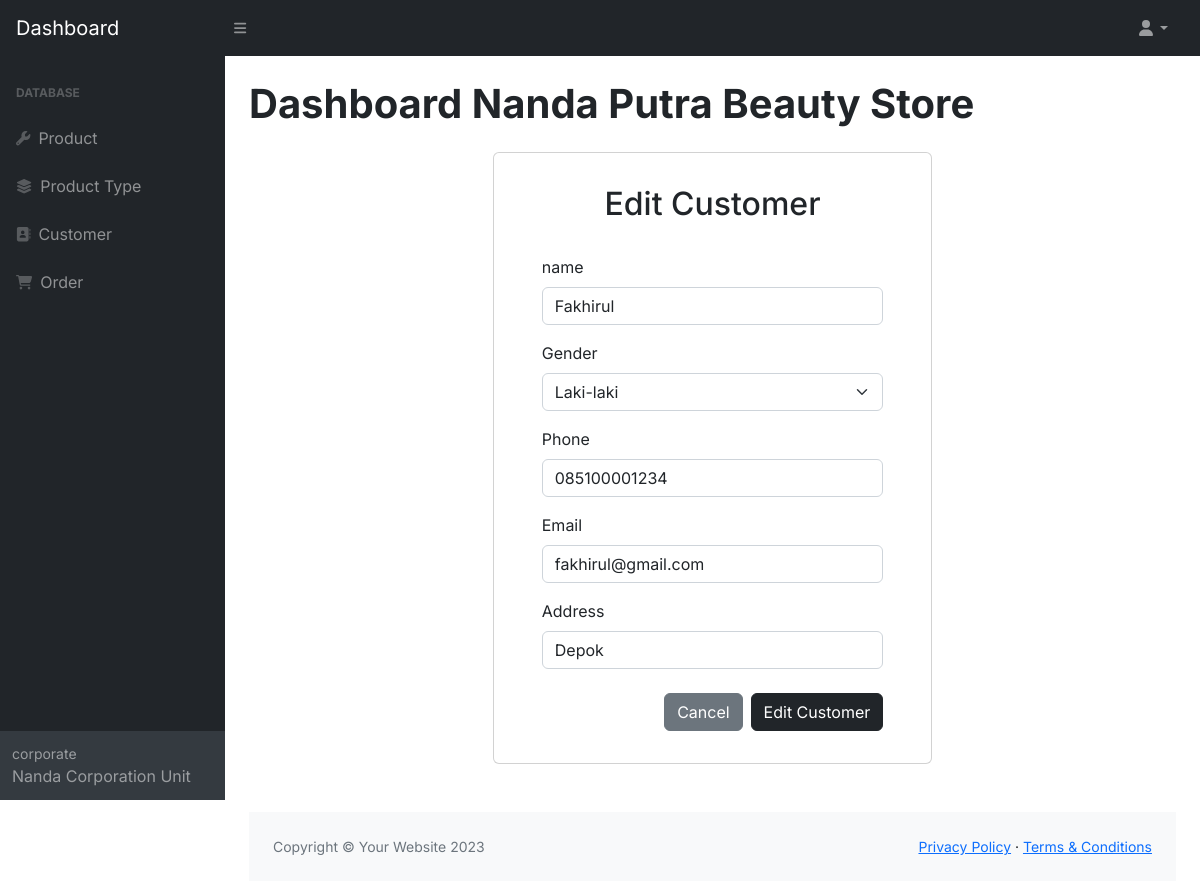
Screenshot of /dashboard/pages/customer/edit-customer.php?id=1 with the database file from the repository.
### tables this page shows
CREATE TABLE `customer` (
  `id` int(11) NOT NULL,
  `name` varchar(45) DEFAULT NULL,
  `gender` enum('L','P') DEFAULT NULL,
  `phone` varchar(45) DEFAULT NULL,
  `email` varchar(45) DEFAULT NULL,
  `address` longtext DEFAULT NULL,
  `card_id` int(11) NOT NULL
);

### db.php (called while the page is built)
<?php
$conn = mysqli_connect("localhost", "root", "", "dbhealthbeauty");
function query($query)
{
    global $conn;
    $result = mysqli_query($conn, $query);
    $rows = [];
    while ($row = mysqli_fetch_assoc($result)) {
        $rows[] = $row;
    }
    return $rows;
};

### dashboard/pages/customer/edit-customer.php (the view, shortened to what this page needs)
<?php
require_once "../../layout/header.php";
$id = $_GET['id'];
$customer = query("SELECT * FROM customer WHERE id = $id")[0];
?>
<div class="row-cols-md-2">
    <div class="container mb-5">
        <div class="card">
            <div class="container-fluid px-5 py-2">
                <h2 class="py-4 text-center">Edit Customer</h2>
                <form action="" method="POST">
                    <div class="mb-3">
                        <label for="name" class="form-label">name</label>
                        <input type="text" class="form-control" id="name" name="name" value="<?= $customer['name']; ?>" required>
                    </div>
                    <div class="mb-3">
                        <label for="gender" class="form-label">Gender</label>
                        <select name="gender" id="gender" class="form-select" required>
                            <option value="L">Laki-laki</option>
                        </select>
                    </div>
                    <div class="mb-3">
                        <label for="phone" class="form-label">Phone</label>
                        <input type="text" class="form-control" id="phone" name="phone" value="<?= $customer['phone']; ?>" required>
                    </div>
                    <div class="mb-3">
                        <label for="email" class="form-label">Email</label>
                        <input type="text" class="form-control" id="email" name="email" value="<?= $customer['email']; ?>" required>
                    </div>
                    <div class="mb-3">
                        <label for="address" class="form-label">Address</label>
                        <input type="text" class="form-control" id="address" name="address" value="<?= $customer['address']; ?>" required>
                    </div>
                    <div class="modal-footer my-4">
                        <a href="customer.php?title=Customer" type="button" class="btn btn-secondary">Cancel</a>
                        <button type="submit" class="btn btn-dark ms-2" name="edit">Edit Customer</button>
                    </div>
                </form>
            </div>
        </div>
    </div>
</div>
<?php
require_once "../../layout/footer.php";
?>

### rows the page displays
customer: name "Fakhirul", phone "085100001234", email "fakhirul@gmail.com", address "Depok"
